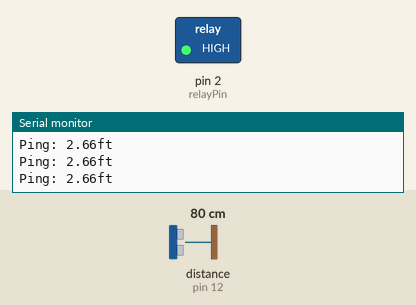
Recording of a sketch running on a simulated Arduino Uno, built with avr-gcc and run on an emulated ATmega328P. Shown: switched loads named in the sketch (green lamp = pin HIGH), the last lines printed to the serial monitor. The test bench sets the inputs (shaded band); at power-on: distance to the obstacle (sensor on pin 12) 80 cm. The echo pulse lasts 58.3 µs per cm.

Above: at 1.3 s.
1.4 s: distance to the obstacle (sensor on pin 12) set to 85 cm
2.9 s: distance to the obstacle (sensor on pin 12) set to 94 cm
At 3.7 s:
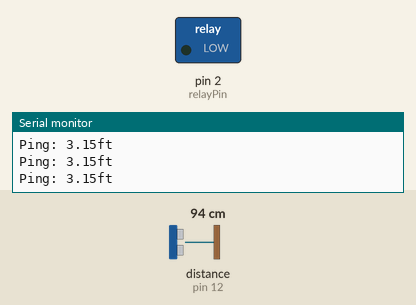
4.5 s: distance to the obstacle (sensor on pin 12) set to 2 cm
At 5.2 s:
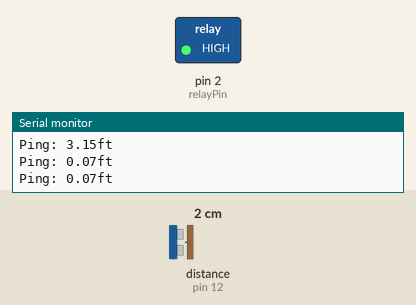
6.0 s: distance to the obstacle (sensor on pin 12) set to 250 cm
At 6.9 s:
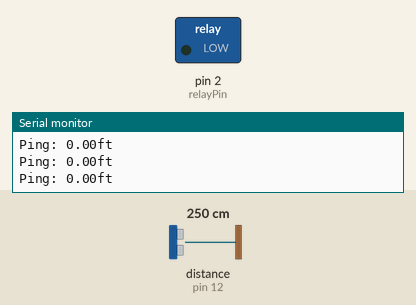
Timing chart, 0 to 8.5 s (numbered marks = the images above; inputs shaded):
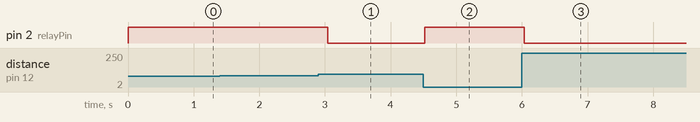

The sketch:

CatDeterrent.ino
```cpp
int relayPin = 2; // relay

#include <NewPing.h>

#define TRIGGER_PIN  11  // Arduino pin tied to trigger pin on the ultrasonic sensor.
#define ECHO_PIN     12  // Arduino pin tied to echo pin on the ultrasonic sensor.
#define MAX_DISTANCE 200 // Maximum distance we want to ping for (in centimeters). Maximum sensor distance is rated at 400-500cm.

NewPing sonar(TRIGGER_PIN, ECHO_PIN, MAX_DISTANCE); // NewPing setup of pins and maximum distance.

double cm2ft = 0.0328;  // used to convert cm to ft

void setup() {
  // setup, to run once:

  Serial.begin(9600);

  pinMode(relayPin,OUTPUT); // set digital pin as output

}

void loop() {
  // repeat

  unsigned int uS = sonar.ping() / US_ROUNDTRIP_CM ; // Send ping, get ping time in microseconds (uS).
  double uS_ft = double(uS) * cm2ft;
  Serial.print("Ping: ");
  Serial.print( uS_ft ); // Convert ping time to distance and print result (0 = outside set distance range, no ping echo)
  Serial.println("ft");

  if (uS_ft > 3.0 || uS_ft == 0.0){
    // too far or no ping return
    digitalWrite(relayPin,LOW); // sets the digital pin off
  }
  else if (uS_ft <= 3.0 && uS_ft > 0.0){
    // turn on air puff
    digitalWrite(relayPin,HIGH); // sets the digital pin on
    delay(500);
  }
  else{
    // boundary condition
    Serial.println("Error");
  }

}
```

Measured:
- the behaviour switches between 89 and 90 cm on distance to the obstacle (sensor on pin 12) (found by bisection; images 0 and 1)
- after the input at 2.9 s, pin 2 (relayPin): HIGH → LOW after 0.14 s
- after the input at 4.5 s, pin 2 (relayPin): LOW → HIGH at once
- after the input at 6.0 s, pin 2 (relayPin): HIGH → LOW at once
